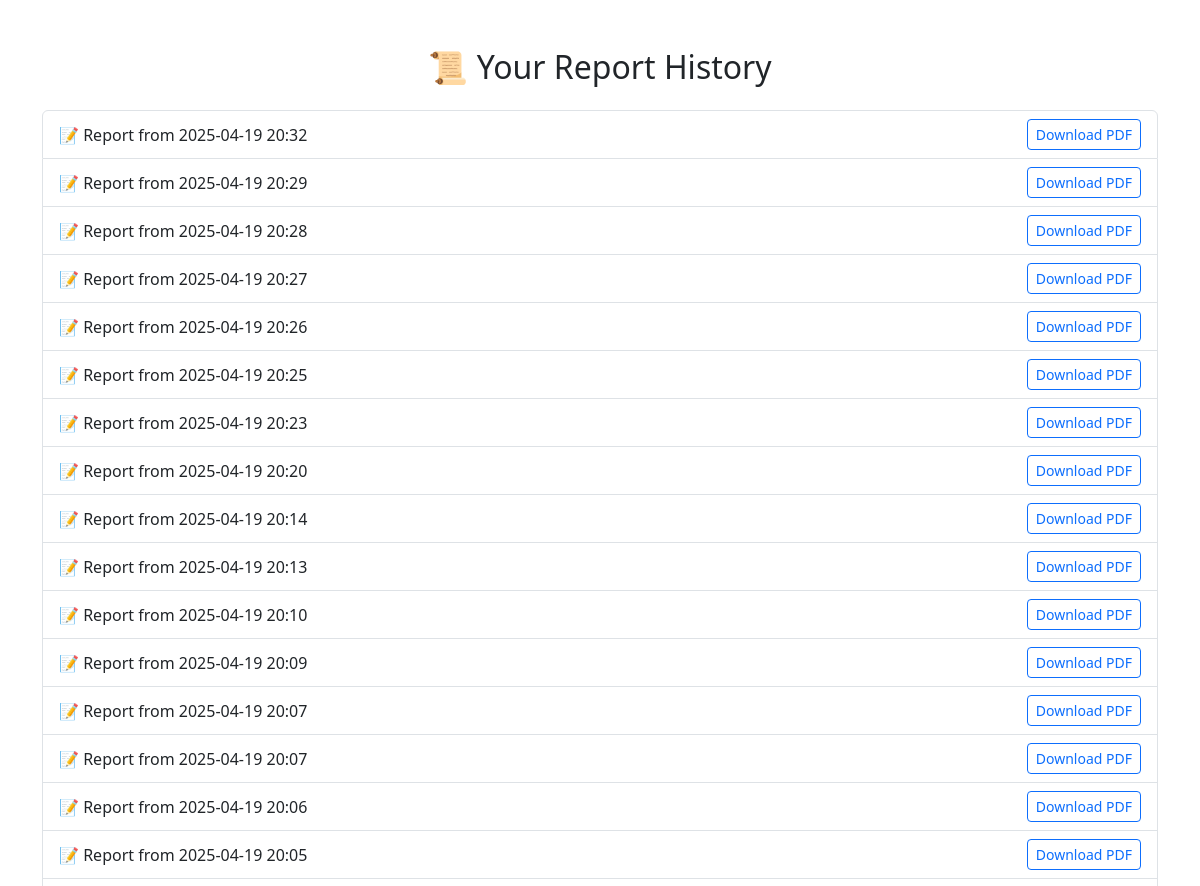
The app's page /history (signed in, upper part), older data.
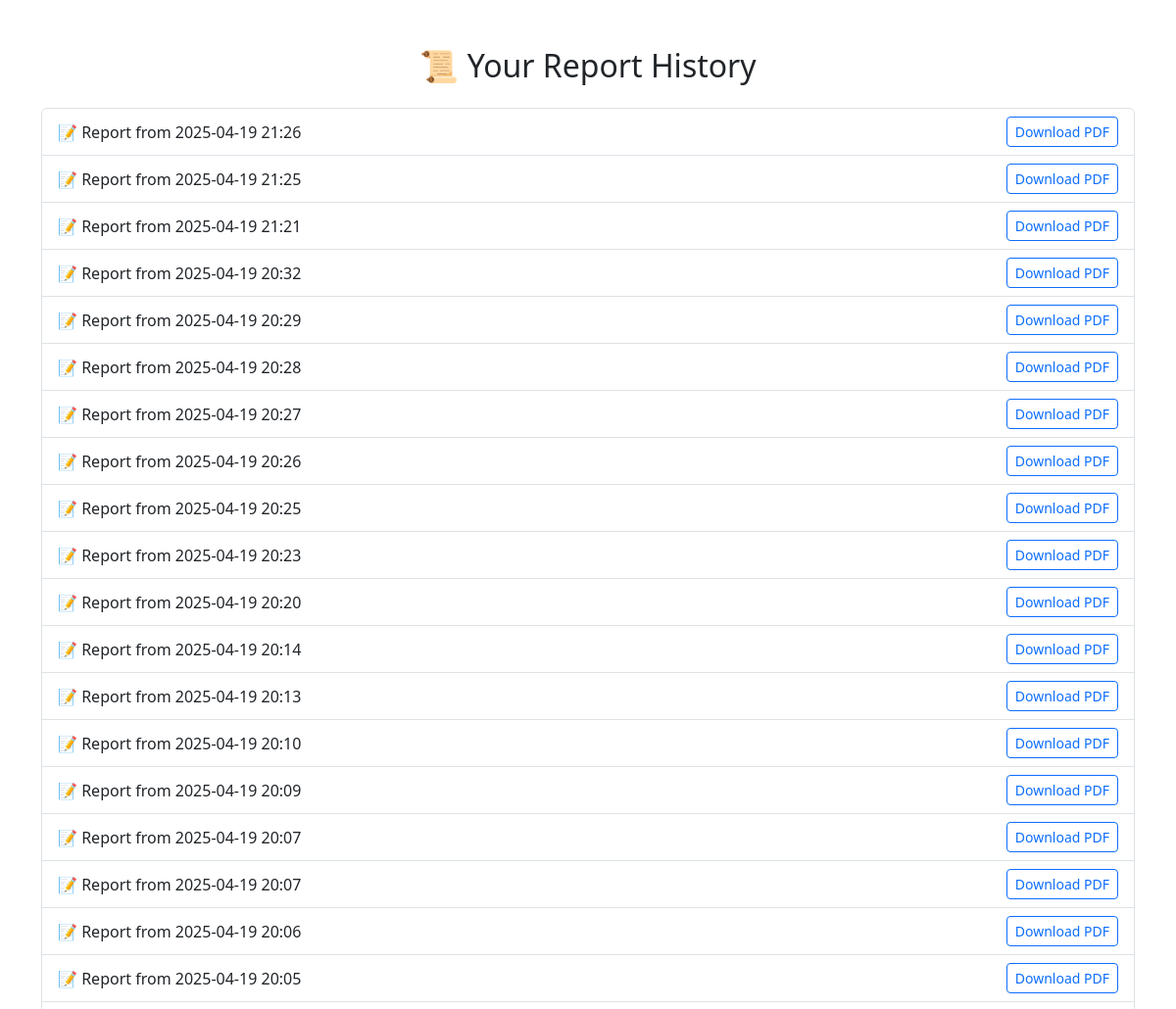
The same page, newer data.
### models.py (models this page shows)
class Report(db.Model):
    id = db.Column(db.Integer, primary_key=True)
    user_id = db.Column(db.Integer, db.ForeignKey('user.id'), nullable=False)
    sections = db.Column(db.Text, nullable=False)  # stores JSON serialized section data
    timestamp = db.Column(db.DateTime, default=datetime.utcnow)

### app.py (the view)
@app.route('/history')
@login_required
def history():
    reports = Report.query.filter_by(user_id=current_user.id).order_by(Report.timestamp.desc()).all()
    return render_template('history.html', reports=reports)

### app.py (called while the page is built)
@login_manager.user_loader
def load_user(user_id):
    return User.query.get(int(user_id))

### templates/history.html (shortened to what this page needs)
<!DOCTYPE html>
<html lang="en">
<head>
    <link rel="stylesheet" href="https://cdn.jsdelivr.net/npm/bootstrap@5.3.0/dist/css/bootstrap.min.css">
</head>
<body class="bg-white">
<div class="container mt-5">
    <h2 class="text-center mb-4">📜 Your Report History</h2>
    {% if reports %}
        <ul class="list-group">
            {% for report in reports %}
                <li class="list-group-item d-flex justify-content-between align-items-center">
                    <span>📝 Report from {{ report.timestamp.strftime('%Y-%m-%d %H:%M') }}</span>
                    <form method="POST" action="{{ url_for('download_pdf') }}">
                        <button class="btn btn-sm btn-outline-primary">Download PDF</button>
                    </form>
                </li>
            {% endfor %}
        </ul>
    {% else %}
        <p class="text-center text-muted">No reports found yet. Go generate your first project summary!</p>
    {% endif %}
</div>
</body>
</html>

Row changes from the older to the newer data that the page shows:
added Report: timestamp "2025-04-19 21:26"
added Report: timestamp "2025-04-19 21:25"
added Report: timestamp "2025-04-19 21:21"
